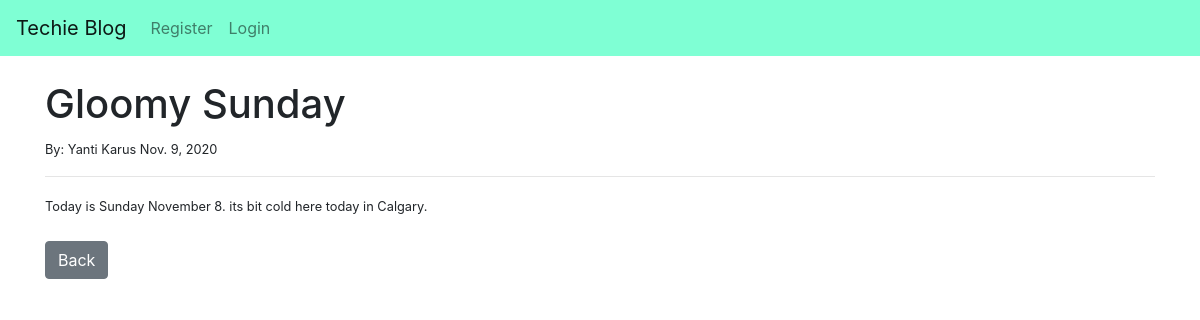
/post/6, run on the app's committed database.
### theblog/models.py (models this page shows, shortened)
class Post(models.Model):
    title = models.CharField(max_length=255)
    title_tag = models.CharField(max_length=255)
    author = models.ForeignKey(User, on_delete=models.CASCADE)
    body = models.TextField()
    post_date= models.DateField(auto_now_add=True)

### theblog/views.py (the view)
# urls.py: path('post/<int:pk>', PostDetailView.as_view(), name="post_detail"),
class PostDetailView(DetailView):
    model = Post
    template_name = "post_detail.html"

### theblog/templates/post_detail.html (shortened to what this page needs)
{% extends 'base.html' %}
{% block content %}
    <h1>{{post.title}}</h1>
    <small>By: {{post.author.first_name}} {{post.author.last_name}} {{post.post_date}}
        <br/>
    <hr>
    {{post.body}}
    <br/><br/>
    <a href="{% url 'home'%}" class="btn btn-secondary">Back</a>
{% endblock %}

### data on the page
Post: title "Gloomy Sunday", author.first_name "Yanti", author.last_name "Karus", post_date "Nov. 9, 2020", body "Today is Sunday November 8. its bit cold here today in Calgary."
